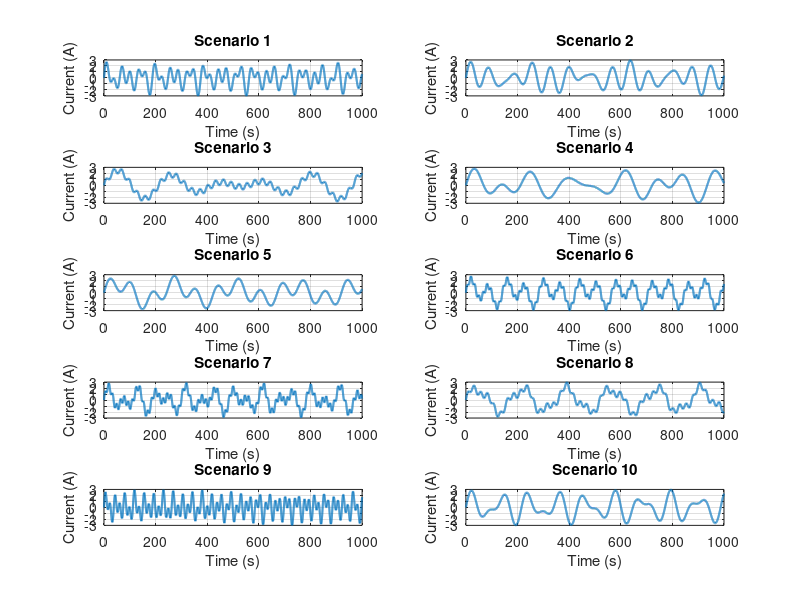

This chart was generated by the following MATLAB code: (Note: this script raises an error after producing the figure.)
clc; clear; close all;

% Set the random seed to ensure reproducibility
rng(0);  % 재현성을 위해 시드 설정

% Parameters
num_scenarios = 10;  % 시나리오 수
num_waves = 3;       % 각 시나리오당 사인파 수
t = linspace(0, 1000, 10000);  % 시간 벡터 (0~1000초, 샘플링 포인트 10000개)

% Constraints
T_min = 15;           % 최소 주기 (초) - τ_min = 2.5초 대응
T_max = 250;          % 최대 주기 (초) - τ_max = 40초 대응

% Initialize matrices for amplitudes, periods, and current scenarios
A = zeros(num_scenarios, num_waves);   % 진폭 행렬
T = zeros(num_scenarios, num_waves);   % 주기 행렬
ik_scenarios = zeros(num_scenarios, length(t)); % 전류 시나리오 행렬

% Generate random amplitudes, periods, and current scenarios
for s = 1:num_scenarios
    % Random amplitudes that sum to 3
    temp_A = rand(1, num_waves);       % 3개의 랜덤 진폭 생성
    A(s, :) = 3 * temp_A / sum(temp_A);  % 진폭 합이 3이 되도록 정규화
    
    % Random periods between T_min and T_max on a logarithmic scale
    log_T_min = log10(T_min);
    log_T_max = log10(T_max);
    T_log = log_T_min + (log_T_max - log_T_min) * rand(1, num_waves);
    T(s, :) = 10.^T_log;  % 로그 스케일에서 선형 스케일로 변환
    
    % Generate the current scenario as the sum of three sine waves
    ik_scenarios(s, :) = A(s,1)*sin(2*pi*t / T(s,1)) + ...
                         A(s,2)*sin(2*pi*t / T(s,2)) + ...
                         A(s,3)*sin(2*pi*t / T(s,3));
end

% Save the generated amplitudes, periods, and current scenarios to AS1.mat
save('AS1.mat', 'A', 'T', 'ik_scenarios', 't');

% Display the generated values for verification
disp('Amplitudes (A):');
disp(A);
disp('Periods (T):');
disp(T);

% Plot the 10 current scenarios in a 5x2 subplot grid
figure;
for s = 1:num_scenarios
    subplot(5, 2, s);  % 5x2 그리드의 서브플롯 생성
    plot(t, ik_scenarios(s, :), 'LineWidth', 1.5);
    title(['Scenario ', num2str(s)]);
    xlabel('Time (s)');
    ylabel('Current (A)');
    grid on;
end

% Adjust the layout for better spacing between subplots
sgtitle('Current Scenarios for 10 Randomized Cases');  % 전체 그림 제목 추가


